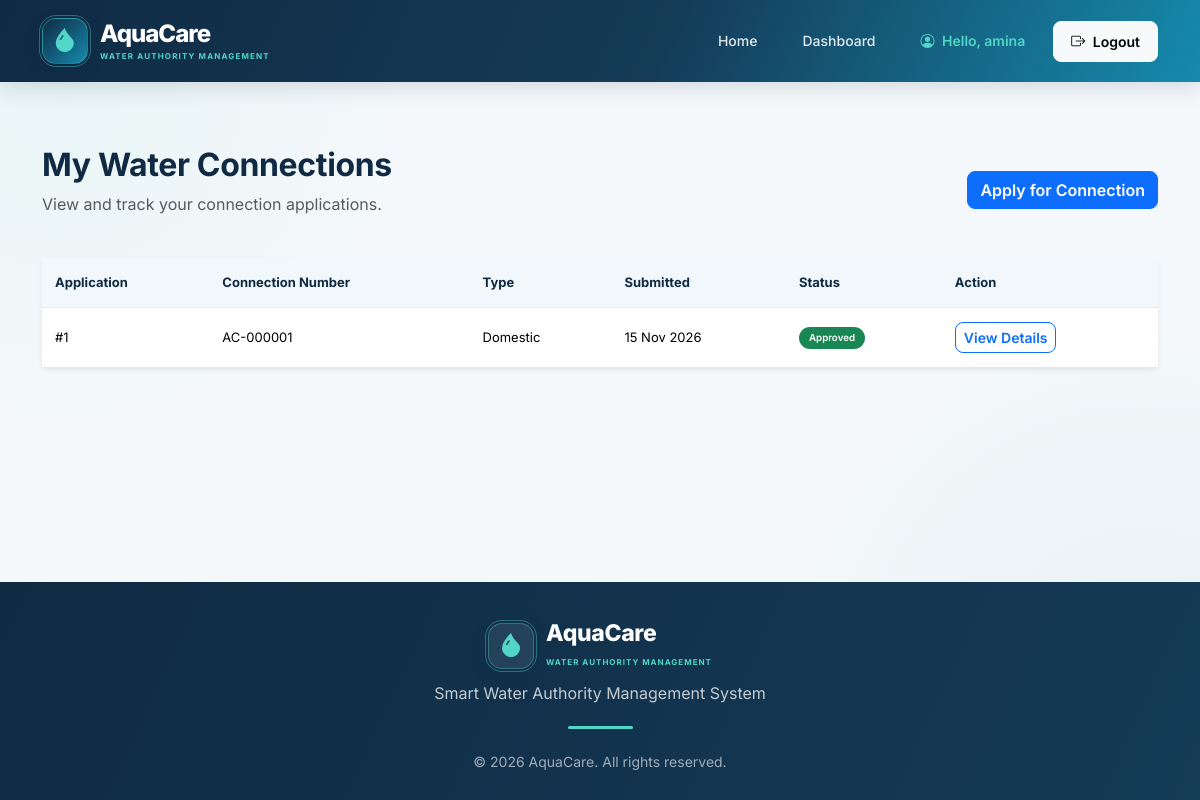
The app's page /my-connections/ (signed in) with its own data.
### accounts/models.py (models this page shows, shortened)
class CustomUser(AbstractUser):
    class Role(models.TextChoices):
        CUSTOMER = 'CUSTOMER', 'Customer'
        STAFF = 'STAFF', 'Water Authority Staff'
        MANAGER = 'MANAGER', 'Department Manager'
    role = models.CharField(
        max_length=20,
        choices=Role.choices,
        default=Role.CUSTOMER
    )
    phone_number = models.CharField(
        max_length=15,
        blank=True,
        null=True
    )
    address = models.TextField(
        blank=True,
        null=True
    )

### customers/models.py (models this page shows, shortened)
class WaterConnection(models.Model):
    class ConnectionType(models.TextChoices):
        DOMESTIC = 'DOMESTIC', 'Domestic'
        COMMERCIAL = 'COMMERCIAL', 'Commercial'
        INDUSTRIAL = 'INDUSTRIAL', 'Industrial'
    class Status(models.TextChoices):
        PENDING = 'PENDING', 'Pending'
        APPROVED = 'APPROVED', 'Approved'
        REJECTED = 'REJECTED', 'Rejected'
    customer = models.ForeignKey(
        settings.AUTH_USER_MODEL,
        on_delete=models.CASCADE,
        related_name='water_connections'
    )
    connection_number = models.CharField(
        max_length=30,
        unique=True,
        blank=True,
        null=True
    )
    applicant_name = models.CharField(max_length=150)
    contact_number = models.CharField(max_length=15)
    property_address = models.TextField()
    connection_type = models.CharField(
        max_length=20,
        choices=ConnectionType.choices,
        default=ConnectionType.DOMESTIC
    )
    purpose = models.TextField(
        help_text='Explain why you need this water connection.'
    )
    status = models.CharField(
        max_length=20,
        choices=Status.choices,
        default=Status.PENDING
    )
    staff_remarks = models.TextField(blank=True)
    reviewed_by = models.ForeignKey(
        settings.AUTH_USER_MODEL,
        on_delete=models.SET_NULL,
        null=True,
        blank=True,
        related_name='reviewed_water_connections'
    )
    submitted_at = models.DateTimeField(auto_now_add=True)
    reviewed_at = models.DateTimeField(
        null=True,
        blank=True
    )
    class Meta:
        ordering = ['-submitted_at']

### customers/views.py (the view)
@role_required(CustomUser.Role.CUSTOMER)
def my_connections(request):
    connections = WaterConnection.objects.filter(
        customer=request.user
    )
    return render(
        request,
        'customers/my_connections.html',
        {'connections': connections}
    )

### templates/customers/my_connections.html (shortened to what this page needs)
{% extends 'base.html' %}
{% block content %}
<div class="container py-5">
    <div class="d-flex justify-content-between align-items-center mb-4">
        <div>
            <h2>My Water Connections</h2>
            <p class="text-muted">
                View and track your connection applications.
            </p>
        </div>
        <a href="{% url 'apply_connection' %}"
           class="btn btn-primary">
            Apply for Connection
        </a>
    </div>
    {% if connections %}
        <div class="card shadow-sm border-0">
            <div class="table-responsive">
                <table class="table table-hover align-middle mb-0">
                    <thead class="table-light">
                        <tr>
                            <th>Application</th>
                            <th>Connection Number</th>
                            <th>Type</th>
                            <th>Submitted</th>
                            <th>Status</th>
                            <th>Action</th>
                        </tr>
                    </thead>
                    <tbody>
                        {% for connection in connections %}
                            <tr>
                                <td>#{{ connection.id }}</td>
                                <td>
                                    {{ connection.connection_number|default:"Not assigned" }}
                                </td>
                                <td>
                                    {{ connection.get_connection_type_display }}
                                </td>
                                <td>
                                    {{ connection.submitted_at|date:"d M Y" }}
                                </td>
                                <td>
                                    {% if connection.status == 'APPROVED' %}
                                        <span class="badge bg-success">
                                            Approved
                                        </span>
                                    {% elif connection.status == 'REJECTED' %}
                                        <span class="badge bg-danger">
                                            Rejected
                                        </span>
                                    {% else %}
                                        <span class="badge bg-warning text-dark">
                                            Pending
                                        </span>
                                    {% endif %}
                                </td>
                                <td>
                                    <a href="{% url 'connection_detail' connection.id %}"
                                       class="btn btn-sm btn-outline-primary">
                                        View Details
                                    </a>
                                </td>
                            </tr>
                        {% endfor %}
                    </tbody>
                </table>
            </div>
        </div>
    {% endif %}
</div>
{% endblock %}

### templates/base.html (shortened to what this page needs)
{% load static %}
<!DOCTYPE html>
<html lang="en">
<head>
    <link href="https://cdn.jsdelivr.net/npm/bootstrap@5.3.3/dist/css/bootstrap.min.css"
          rel="stylesheet">
    <link rel="stylesheet"
          href="https://cdn.jsdelivr.net/npm/bootstrap-icons@1.11.3/font/bootstrap-icons.min.css">
    <link rel="stylesheet" href="{% static 'css/style.css' %}">
</head>
<body>
    <nav class="navbar navbar-expand-lg navbar-dark aquacare-navbar">
        <div class="container">
            <a class="navbar-brand aqua-brand" href="{% url 'home' %}">
                <span class="aqua-logo-icon">
                    <i class="bi bi-droplet-fill"></i>
                </span>
                <span class="aqua-brand-text">
                    <strong>AquaCare</strong>
                    <small>WATER AUTHORITY MANAGEMENT</small>
                </span>
            </a>
            <div class="collapse navbar-collapse" id="mainNavbar">
                <ul class="navbar-nav ms-auto align-items-lg-center">
                    <li class="nav-item">
                        <a class="nav-link" href="{% url 'home' %}">
                            Home
                        </a>
                    </li>
                    {% if user.is_authenticated %}
                        {% if user.role == 'CUSTOMER' %}
                            <li class="nav-item">
                                <a class="nav-link"
                                   href="{% url 'customer_dashboard' %}">
                                    Dashboard
                                </a>
                            </li>
                        {% endif %}
                        <li class="nav-item">
                            <span class="nav-link user-welcome">
                                <i class="bi bi-person-circle me-1"></i>
                                Hello, {{ user.first_name|default:user.username }}
                            </span>
                        </li>
                        <li class="nav-item ms-lg-2">
                            <form method="POST" action="{% url 'logout' %}">
                                <button type="submit"
                                        class="btn btn-light btn-sm logout-btn">
                                    <i class="bi bi-box-arrow-right me-1"></i>
                                    Logout
                                </button>
                            </form>
                        </li>
                    {% endif %}
                </ul>
            </div>
        </div>
    </nav>
    <main class="main-content">
        {% block content %}
        {% endblock %}
    </main>
    <footer class="aquacare-footer">
        <div class="container">
            <div class="footer-brand">
                <span class="aqua-logo-icon footer-logo-icon">
                    <i class="bi bi-droplet-fill"></i>
                </span>
                <div class="footer-brand-text">
                    <h5>AquaCare</h5>
                    <small>WATER AUTHORITY MANAGEMENT</small>
                </div>
            </div>
            <p class="footer-description">
                Smart Water Authority Management System
            </p>
            <div class="footer-divider"></div>
            <small class="footer-copyright">
                © 2026 AquaCare. All rights reserved.
            </small>
        </div>
    </footer>
</body>
</html>

### records on screen
CustomUser: first_name "amina"
WaterConnection: id "1", connection_number "AC-000001", connection_type "Domestic", submitted_at "15 Nov 2026", status "Approved"
